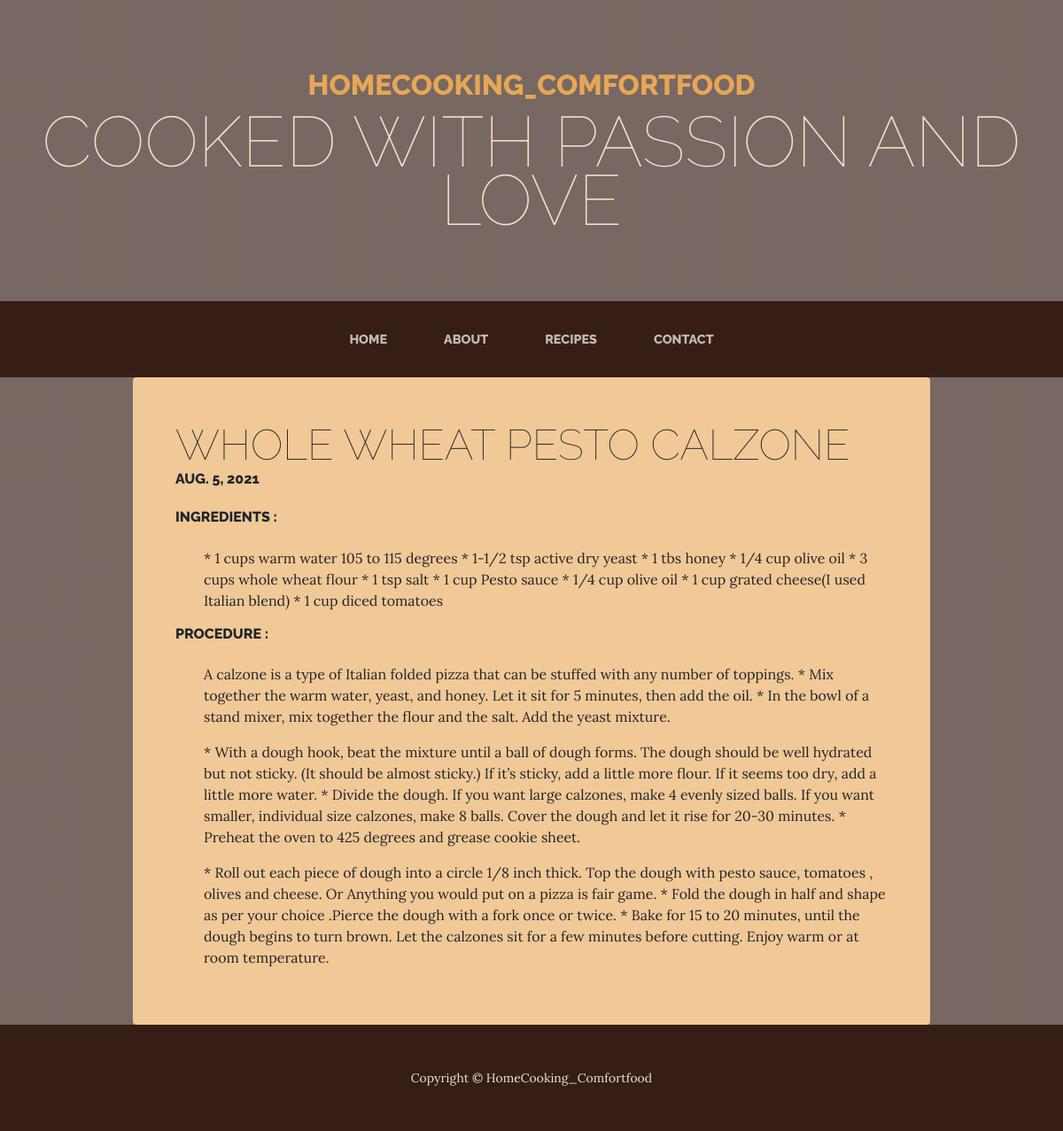
/Receipe/2, run on the app's committed database.
### home/models.py (models this page shows, shortened)
class receipe(models.Model):
    name = models.CharField(max_length=50)
    image = models.ImageField(null=True, blank=True,)
    ingre = models.TextField(null=True)
    desc1 = models.TextField(null=True)
    desc2 = models.TextField(null=True)
    desc3 = models.TextField(null=True)
    date = models.DateField()

### home/views.py (the view)
# urls.py: path("Receipe/<int:pk>", ReceipeDetailView.as_view(), name='Receipe-detail'),
class ReceipeDetailView(DetailView):
    model = receipe
    template_name = 'ReceipeDtlist.html'

### templates/ReceipeDtlist.html (shortened to what this page needs)
{% load static %}
<!DOCTYPE html>
<html lang="en">
    <head>
        <link href="{% static 'css/styles.css' %}" rel="stylesheet" />
    </head>
    <body>
        <header>
            <h1 class="site-heading text-center text-faded d-none d-lg-block">
                <span class="site-heading-upper text-primary mb-3" >HomeCooking_Comfortfood </span>
                <span class="site-heading-lower">Cooked with passion and love </span>
            </h1>
        </header>
        <nav class="navbar navbar-expand-lg navbar-dark py-lg-4" id="mainNav">
            <div class="container">
                <div class="collapse navbar-collapse" id="navbarSupportedContent">
                    <ul class="navbar-nav mx-auto">
                        <li class="nav-item px-lg-4"><a class="nav-link text-uppercase" href="home">Home</a></li>
                        <li class="nav-item px-lg-4"><a class="nav-link text-uppercase" href="about">About</a></li>
                        <li class="nav-item px-lg-4"><a class="nav-link text-uppercase" href="receipies">Recipes</a></li>
                        <li class="nav-item px-lg-4"><a class="nav-link text-uppercase" href="contact">Contact</a></li>
                    </ul>
                </div>
            </div>
        </nav>
        <div class="col-xl-9 col-lg-10 mx-auto">
            <div class="bg-faded rounded p-5">
                <h2 class="section-heading mb-4">
                     <span class="section-heading-lower">{{receipe.name}}</span>
                     <span class="section-heading-upper">{{receipe.date}}</span>
                </h2>
                <h2 class="section-heading mb-4">
                    <span class="section-heading-upper">Ingredients : </span></h2>
                        <ul>{{receipe.ingre}}</ul>
                <h2 class="section-heading mb-4">
                    <span class="section-heading-upper">Procedure : </span></h2>
                        <ul>{{receipe.desc1}}</ul>
                        <ul>{{receipe.desc2}}</ul>
                        <ul>{{receipe.desc3}}</ul>
            </div>
        </div>
        <footer class="footer text-faded text-center py-5">
            <div class="container"><p class="m-0 small">Copyright &copy; HomeCooking_Comfortfood</p></div>
        </footer>
    </body>
</html>

### data on the page
receipe: name "WHOLE WHEAT PESTO CALZONE", date "AUG. 5, 2021", ingre "* 1 cups warm water 105 to 115 degrees * 1-1/2 tsp active dry yeast * 1 tbs honey * 1/4 cup olive oil * 3 cups whole wheat flour * 1 tsp salt * 1 cup Pesto sauce * 1/4 cup olive oil * 1 cup grated cheese(I used Italian blend) * 1 cup diced tomatoes", desc1 "A calzone is a type of Italian folded pizza that can be stuffed with any number of toppings. * Mix together the warm water, yeast, and honey. Let it sit for 5 minutes, then add the oil. * In the bowl of a stand mixer, mix together the flour and the salt. Add the yeast mixture.", desc2 "* With a dough hook, beat the mixture until a ball of dough forms. The dough should be well hydrated but not sticky. (It should be almost sticky.) If it’s sticky, add a little more flour. If it seems too dry, add a little more water. * Divide the dough. If you want large calzones, make 4 evenly sized balls. If you want smaller, individual size calzones, make 8 balls. Cover the dough and let it rise for 20-30 minutes. * Preheat the oven to 425 degrees and grease cookie sheet.", desc3 "* Roll out each piece of dough into a circle 1/8 inch thick. Top the dough with pesto sauce, tomatoes , olives and cheese. Or Anything you would put on a pizza is fair game. * Fold the dough in half and shape as per your choice .Pierce the dough with a fork once or twice. * Bake for 15 to 20 minutes, until the dough begins to turn brown. Let the calzones sit for a few minutes before cutting. Enjoy warm or at room temperature."
